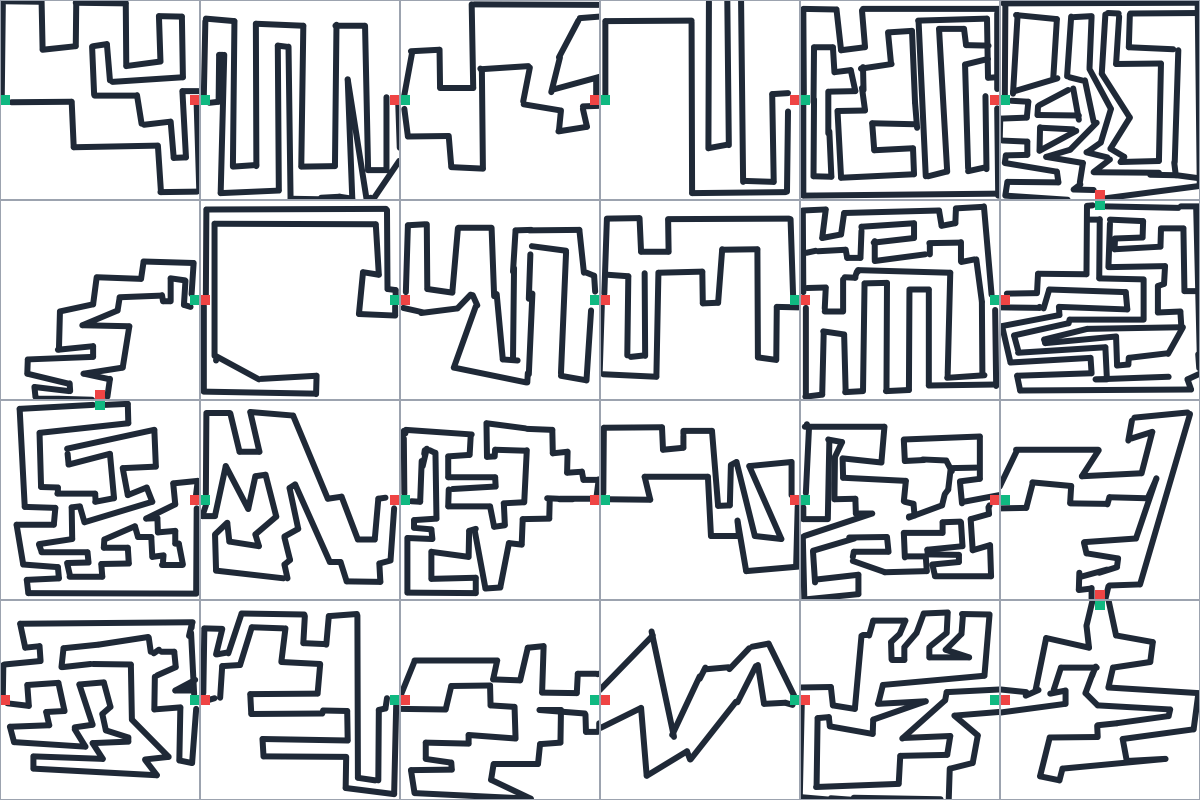
#> input picture mazes/maze.png, 1200 x 800 px
$ python maze_reader.py
#> lines starting #> are read from the running program, lines starting #| are printed output that depends on the picture; after the words box and inside, x2 and y2 are one past the last pixel; in counts of white or black regions, pixels touching at a corner belong together
"""
maze_reader.py
──────────────
미로 이미지를 로드하여 이진 격자(grid)로 변환합니다.

색상 규칙 (26science-day 기준):
  - 검정(벽)          → grid = 1
  - 흰색(통로)        → grid = 0
  - 초록(연결 통로)   → grid = 0  (구역 간 연결점 — 통로로 유지)
  - 빨강(구역 경계선) → grid = 1  (벽으로 처리)
"""

import numpy as np
from PIL import Image


def load_maze(image_path: str, wall_threshold: int = 100):
#> called with image_path = 'mazes/maze.png', wall_threshold = 100
    img = Image.open(image_path).convert("RGB")
    arr = np.array(img, dtype=np.int16)

    r_ch, g_ch, b_ch = arr[:, :, 0], arr[:, :, 1], arr[:, :, 2]
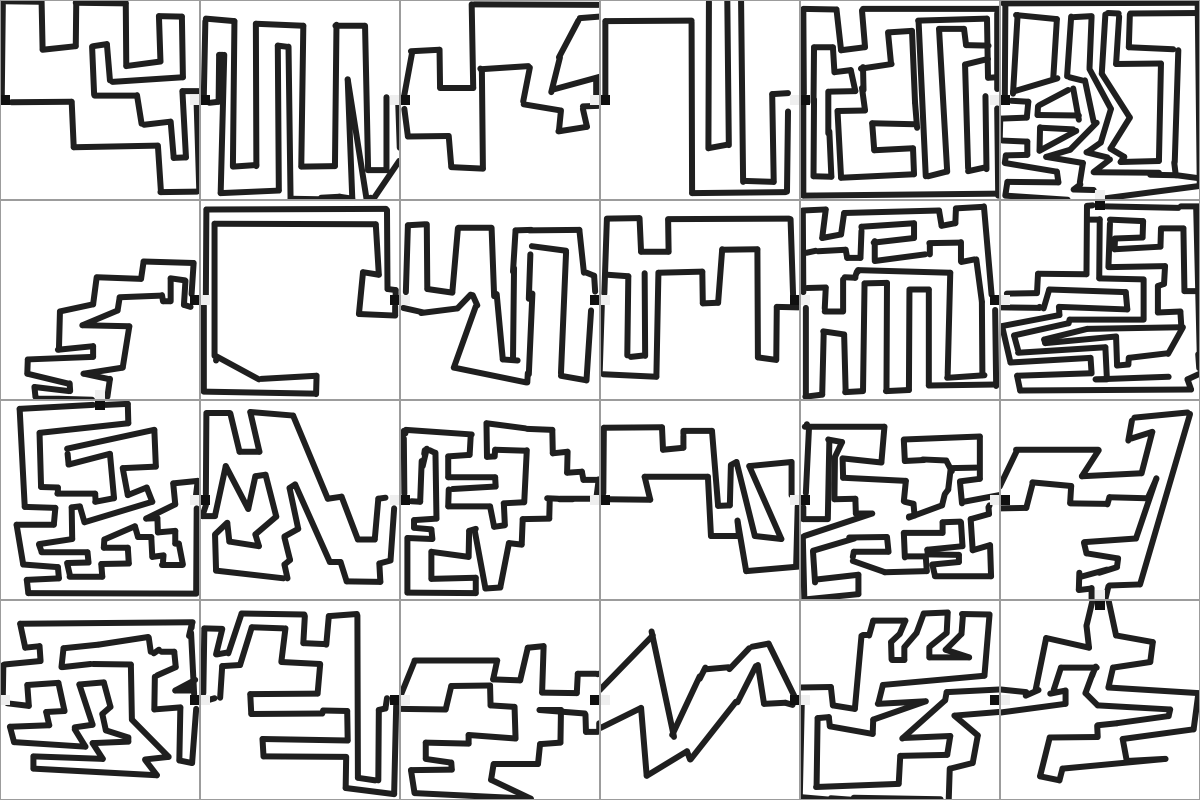
#> r_ch: shape (800, 1200) int16; min 16, max 255, mean 203.6
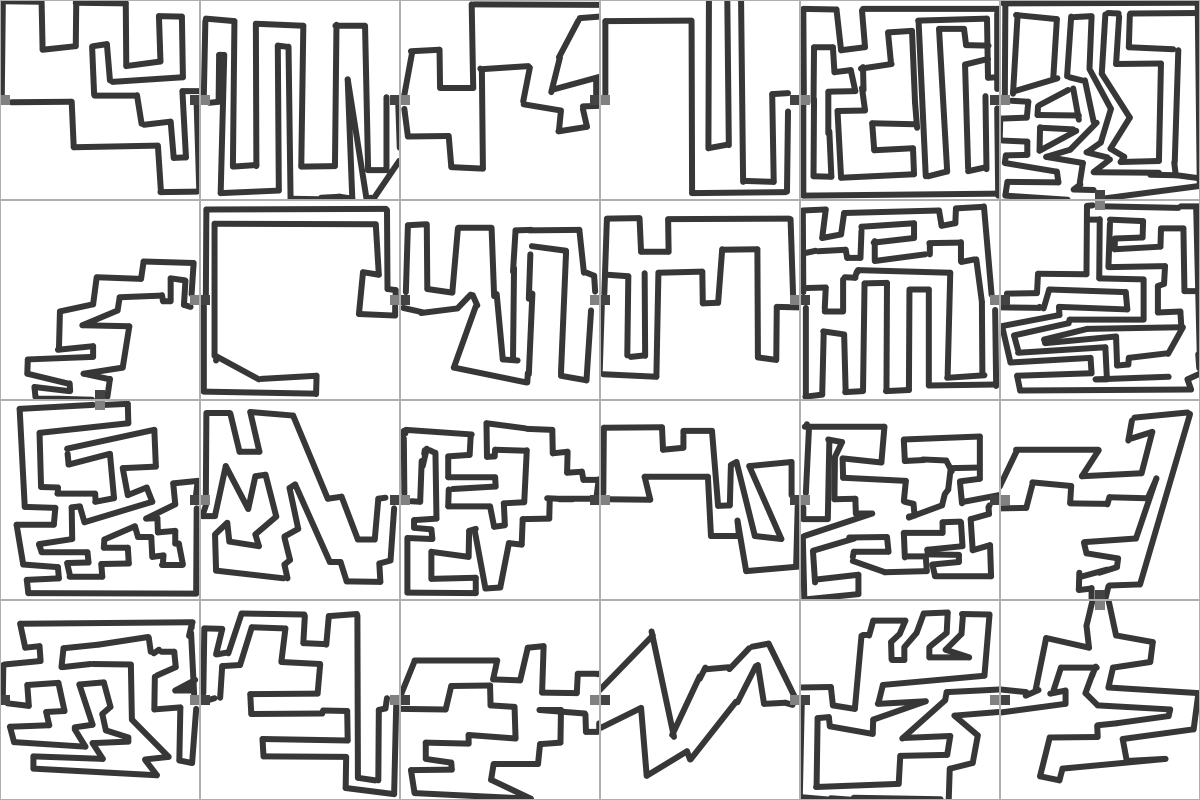
#> b_ch: shape (800, 1200) int16; min 54, max 255, mean 209.1

    # ── 색상 판별 ──
    # 빨강: 구역 경계선 → 벽
    red_mask   = (r_ch - g_ch > 80) & (r_ch - b_ch > 80) & (r_ch > 150)
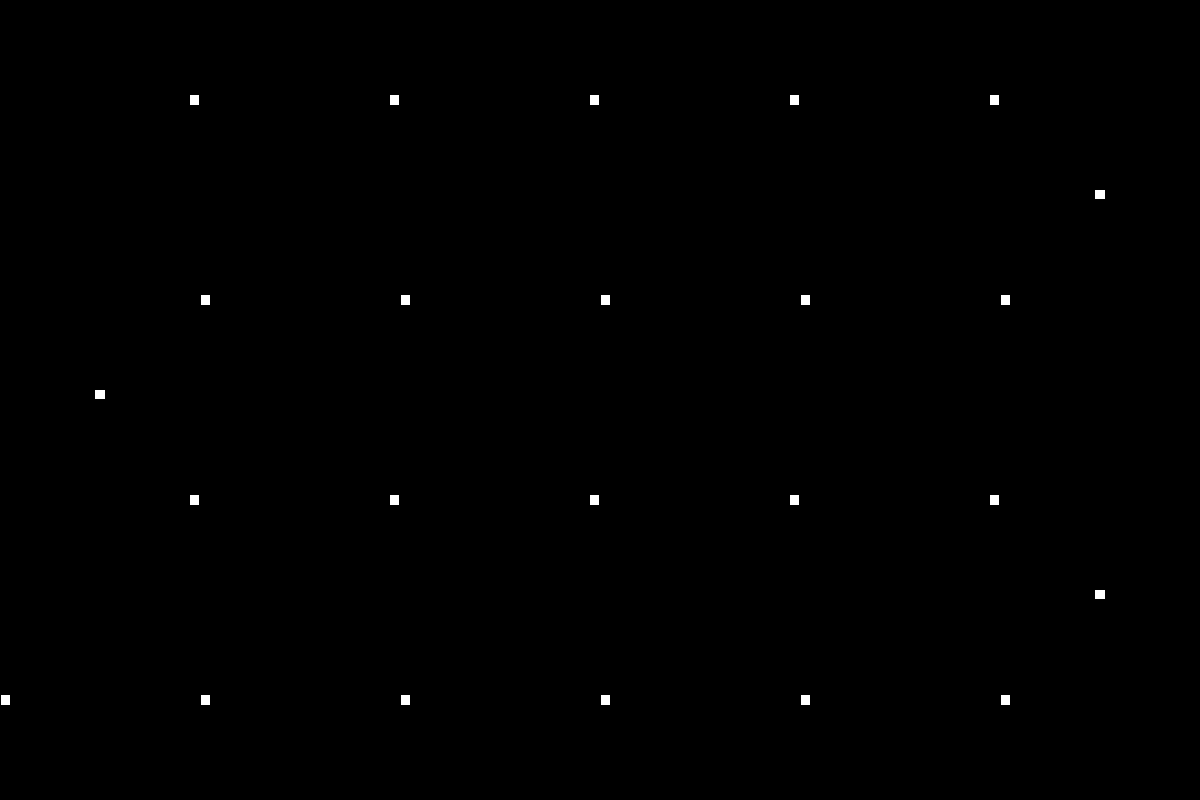
#> red_mask: shape (800, 1200) bool; 0.22% white; 24 white regions, largest, box (x1, y1, x2, y2) and area: (190, 95, 199, 105) 90, (390, 95, 399, 105) 90, (590, 95, 599, 105) 90
    # 초록: 구역 간 연결 통로 → 통로 유지
    green_mask = (g_ch - r_ch > 50) & (g_ch - b_ch > 50) & (g_ch > 100)
#> green_mask: shape (800, 1200) bool; 0.22% white; 24 white regions, largest, box (x1, y1, x2, y2) and area: (1, 95, 10, 105) 90, (201, 95, 210, 105) 90, (401, 95, 410, 105) 90

    # ── 벽/통로 이진화 ──
    gray = np.mean(arr, axis=2)
    grid = (gray < wall_threshold).astype(np.uint8)
#> grid: shape (800, 1200); values 0 (black) and 1 (white), 20.3% white; 57 white regions, largest, box (x1, y1, x2, y2) and area: (201, 16, 399, 199) 10599, (801, 6, 999, 181) 9429, (1001, 204, 1199, 393) 9239

    # 빨강 경계선 → 벽
    grid[red_mask] = 1
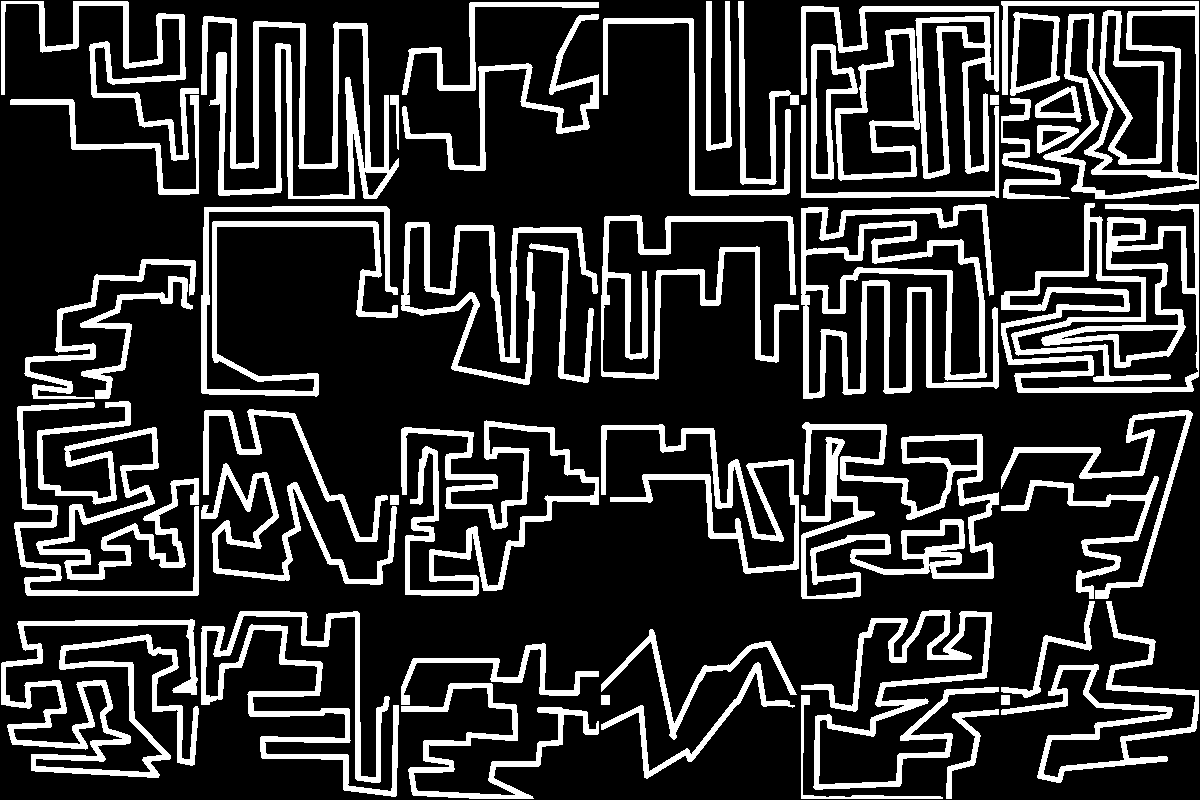
#> grid: shape (800, 1200); values 0 (black) and 1 (white), 20.5% white; 50 white regions, largest, box (x1, y1, x2, y2) and area: (1001, 203, 1199, 393) 12969, (801, 204, 999, 399) 11973, (201, 16, 399, 199) 10599
    # 초록 연결점 → 통로 (검정 판정 덮어쓰기)
    grid[green_mask] = 0

    # ── 시작/도착 자동 탐지 ──
    start = _best_edge_passage(grid, "left")
#> in _find_runs, `runs, start, length = [], positions[0], 1`: runs = []; start = 0; length = 1
#> in _best_edge_passage, `runs = _find_runs([r for r in range(rows) if grid[r, col] == 0])`: runs = [(0, 800)]
#> in _best_edge_passage, `best = max(runs, key=lambda x: x[1])`: best = (0, 800)
#> start = (400, 0)
    goal  = _best_edge_passage(grid, "right")
#> goal = (400, 1199)

    print(f"[미로] 시작: {start}  도착: {goal}")
#| [미로] 시작: (400, 0)  도착: (400, 1199)
    return grid, start, goal


def _best_edge_passage(grid: np.ndarray, edge: str):
    rows, cols = grid.shape
    if edge == "left":
        col = 0
        runs = _find_runs([r for r in range(rows) if grid[r, col] == 0])
        if not runs:
            return (0, 0)
        best = max(runs, key=lambda x: x[1])
        return (best[0] + best[1] // 2, col)
    if edge == "right":
        col = cols - 1
        runs = _find_runs([r for r in range(rows) if grid[r, col] == 0])
        if not runs:
            return (0, col)
        best = max(runs, key=lambda x: x[1])
        return (best[0] + best[1] // 2, col)
    return (0, 0)


def _find_runs(positions: list):
    if not positions:
        return []
    runs, start, length = [], positions[0], 1
    for i in range(1, len(positions)):
        if positions[i] == positions[i - 1] + 1:
            length += 1
        else:
            runs.append((start, length))
            start, length = positions[i], 1
    runs.append((start, length))
    return runs


if __name__ == "__main__":
    import sys
    path = sys.argv[1] if len(sys.argv) > 1 else "mazes/maze.png"
    grid, start, goal = load_maze(path)
#> start = (400, 0); goal = (400, 1199)
    print(f"미로 크기: {grid.shape[0]} x {grid.shape[1]}")
#| 미로 크기: 800 x 1200
    print(f"벽 비율:   {grid.sum() / grid.size * 100:.1f}%")
#| 벽 비율:   20.5%
